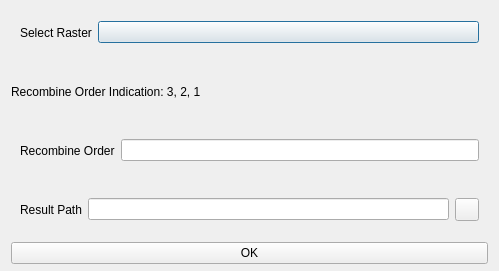
<?xml version="1.0" encoding="UTF-8"?>
<ui version="4.0">
 <class>rasterRecombineDialog</class>
 <widget class="QDialog" name="rasterRecombineDialog">
  <property name="geometry">
   <rect>
    <x>0</x>
    <y>0</y>
    <width>499</width>
    <height>271</height>
   </rect>
  </property>
  <property name="windowTitle">
   <string>Raster Recombine Parameter Settings</string>
  </property>
  <layout class="QVBoxLayout" name="verticalLayout">
   <property name="spacing">
    <number>6</number>
   </property>
   <property name="topMargin">
    <number>6</number>
   </property>
   <property name="bottomMargin">
    <number>7</number>
   </property>
   <item>
    <widget class="CardWidget" name="CardWidget_4">
     <property name="layoutDirection">
      <enum>Qt::LeftToRight</enum>
     </property>
     <layout class="QHBoxLayout" name="horizontalLayout_5">
      <item>
       <widget class="BodyLabel" name="BodyLabel">
        <property name="text">
         <string>Select Raster</string>
        </property>
       </widget>
      </item>
      <item>
       <widget class="ComboBox" name="selectTifCb">
        <property name="sizePolicy">
         <sizepolicy hsizetype="Expanding" vsizetype="Fixed">
          <horstretch>0</horstretch>
          <verstretch>0</verstretch>
         </sizepolicy>
        </property>
       </widget>
      </item>
     </layout>
    </widget>
   </item>
   <item>
    <widget class="BodyLabel" name="BodyLabel_3">
     <property name="text">
      <string>Recombine Order Indication: 3, 2, 1</string>
     </property>
    </widget>
   </item>
   <item>
    <widget class="CardWidget" name="CardWidget_2">
     <layout class="QHBoxLayout" name="horizontalLayout_2">
      <item>
       <widget class="BodyLabel" name="BodyLabel_2">
        <property name="text">
         <string>Recombine Order</string>
        </property>
       </widget>
      </item>
      <item>
       <widget class="LineEdit" name="recombineLE"/>
      </item>
     </layout>
    </widget>
   </item>
   <item>
    <widget class="CardWidget" name="CardWidget">
     <property name="layoutDirection">
      <enum>Qt::LeftToRight</enum>
     </property>
     <layout class="QHBoxLayout" name="horizontalLayout">
      <item>
       <widget class="BodyLabel" name="BodyLabel_4">
        <property name="text">
         <string>Result Path</string>
        </property>
       </widget>
      </item>
      <item>
       <widget class="LineEdit" name="saveLE">
        <property name="readOnly">
         <bool>true</bool>
        </property>
       </widget>
      </item>
      <item>
       <widget class="ToolButton" name="selectSaveFilePB"/>
      </item>
     </layout>
    </widget>
   </item>
   <item>
    <widget class="PushButton" name="runPB">
     <property name="text">
      <string>OK</string>
     </property>
    </widget>
   </item>
  </layout>
 </widget>
 <customwidgets>
  <customwidget>
   <class>ComboBox</class>
   <extends>QPushButton</extends>
   <header>qfluentwidgets</header>
  </customwidget>
  <customwidget>
   <class>PushButton</class>
   <extends>QPushButton</extends>
   <header>qfluentwidgets</header>
  </customwidget>
  <customwidget>
   <class>ToolButton</class>
   <extends>QToolButton</extends>
   <header>qfluentwidgets</header>
  </customwidget>
  <customwidget>
   <class>CardWidget</class>
   <extends>QFrame</extends>
   <header>qfluentwidgets</header>
   <container>1</container>
  </customwidget>
  <customwidget>
   <class>BodyLabel</class>
   <extends>QLabel</extends>
   <header>qfluentwidgets</header>
  </customwidget>
  <customwidget>
   <class>LineEdit</class>
   <extends>QLineEdit</extends>
   <header>qfluentwidgets</header>
  </customwidget>
 </customwidgets>
 <resources/>
 <connections/>
</ui>
